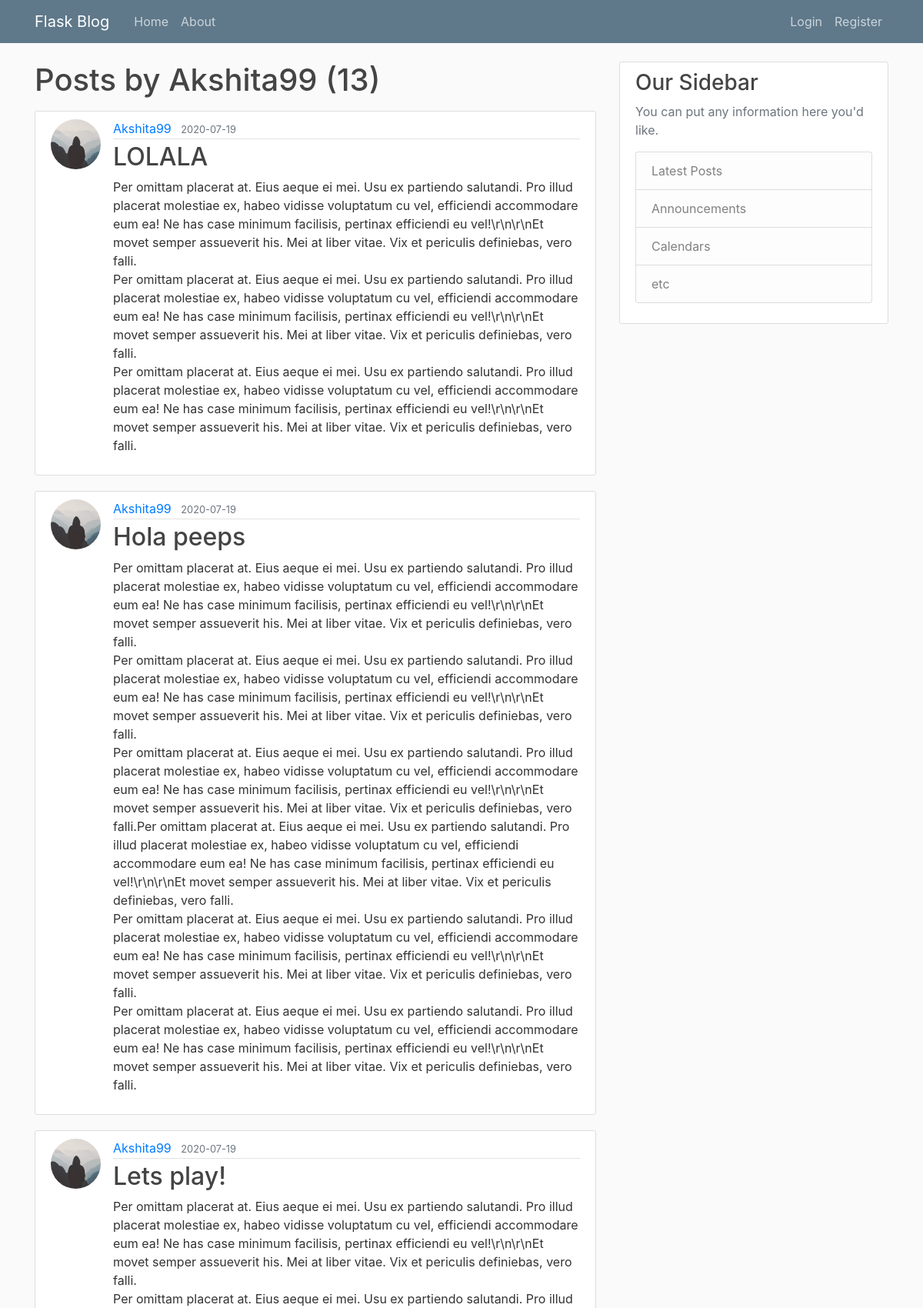
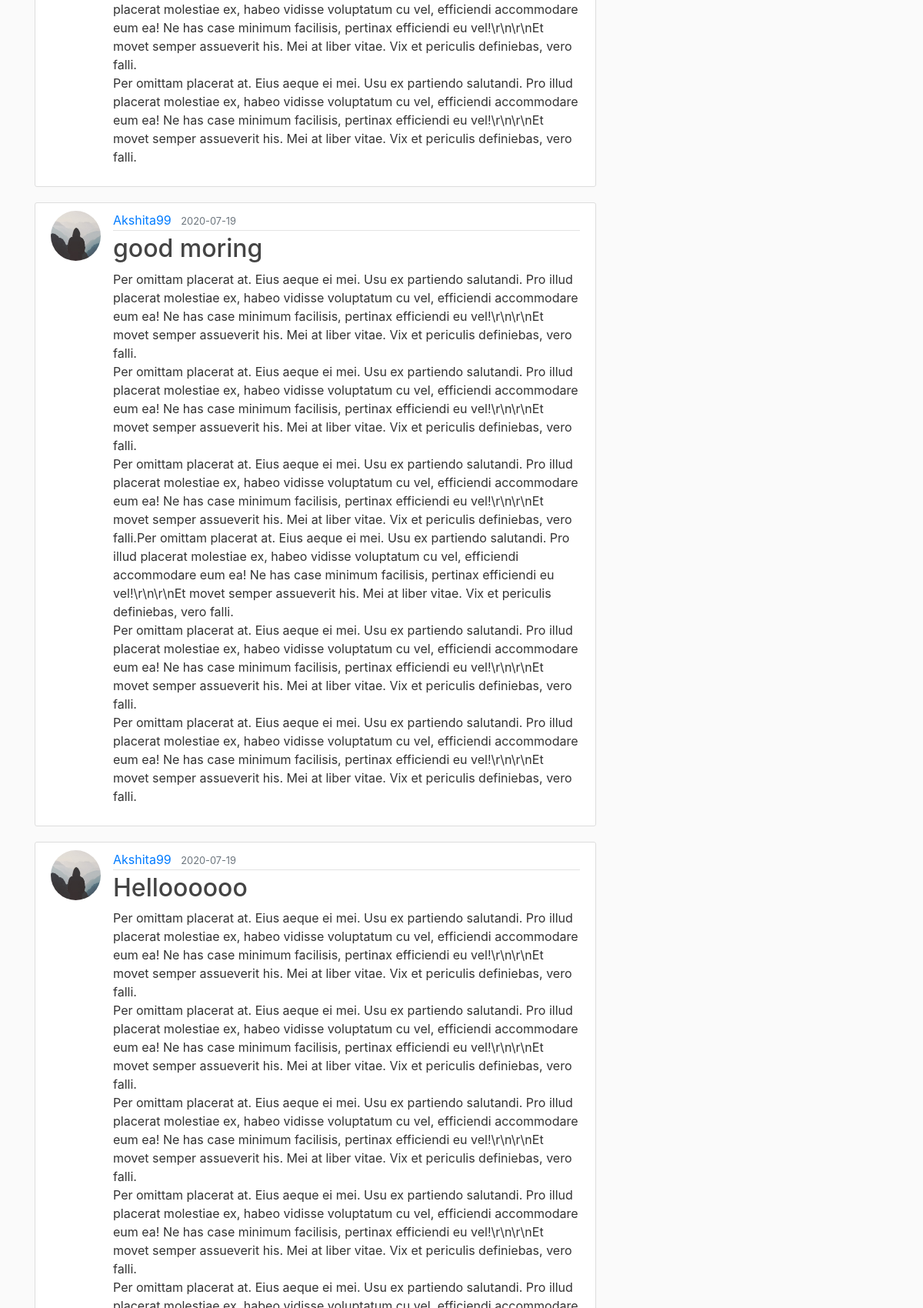
The app's page /user/Akshita99 (upper part) with its own data (2 pictures, top to bottom).
### flaskblog/models.py (models this page shows, shortened)
class User(db.Model, UserMixin):
    id = db.Column(db.Integer, primary_key=True)
    username = db.Column(db.String(20), unique=True, nullable=False)
    email = db.Column(db.String(120), unique=True, nullable=False)
    image_file = db.Column(db.String(20), nullable=False, default='default.jpg')
    password = db.Column(db.String(60), nullable=False)
    posts = db.relationship('Post', backref='author', lazy=True)

class Post(db.Model):
    id = db.Column(db.Integer, primary_key=True)
    title = db.Column(db.String(100), nullable=False)
    date_posted = db.Column(db.DateTime, nullable=False, default=datetime.utcnow)
    content = db.Column(db.Text, nullable=False)
    user_id = db.Column(db.Integer, db.ForeignKey('user.id'), nullable=False)

### flaskblog/users/routes.py (the view)
@users.route("/user/<string:username>")
def user_posts(username):
    page = request.args.get('page', 1, type=int)
    user = User.query.filter_by(username=username).first_or_404()
    posts = Post.query.filter_by(author=user)\
        .order_by(Post.date_posted.desc())\
        .paginate(page=page, per_page=5)
    return render_template('user_posts.html', posts=posts, user=user)

### flaskblog/templates/user_posts.html (shortened to what this page needs)
{% extends "layout.html" %}
{% block content %}
    <h1 class="mb-3">Posts by {{ user.username }} ({{ posts.total }})</h1>
    {% for post in posts.items %}
        <article class="media content-section">
          <img class="rounded-circle article-img" src="{{ url_for('static', filename='profile_pics/' + post.author.image_file) }}">
          <div class="media-body">
            <div class="article-metadata">
              <a class="mr-2" href="{{ url_for('users.user_posts', username=post.author.username) }}">{{ post.author.username }}</a>
              <small class="text-muted">{{ post.date_posted.strftime('%Y-%m-%d') }}</small>
            </div>
            <h2><a class="article-title" href="{{ url_for('posts.post', post_id=post.id) }}">{{ post.title }}</a></h2>
            <p class="article-content">{{ post.content }}</p>
          </div>
        </article>
    {% endfor %}
{% endblock content %}

### flaskblog/static/main.css (style rules this page uses)
body { background: #fafafa; color: #333333; margin-top: 5rem; }
h1, h2, h3, h4, h5, h6 { color: #444444; }
.content-section { background: #ffffff; padding: 10px 20px; border: 1px solid #dddddd; border-radius: 3px; margin-bottom: 20px; }
.article-title { color: #444444; }
.article-content { white-space: pre-line; }
.article-img { height: 65px; width: 65px; margin-right: 16px; }
.article-metadata { padding-bottom: 1px; margin-bottom: 4px; border-bottom: 1px solid #e3e3e3 }

### records on screen
User: username "Akshita99"
Post: image_file (placeholder picture), author.username "Akshita99", date_posted "2020-07-19", title "LOLALA", content "Per omittam placerat at. Eius aeque ei mei. Usu ex partiendo salutandi. Pro illud placerat molestiae ex, habeo vidisse voluptatum cu vel, efficiendi accommodare eum ea! Ne has case minimum facilisis, pertinax efficiendi eu vel!\\r\\n\\r\\nEt movet semper assueverit his. Mei at liber vitae. Vix et periculis definiebas, vero falli. Per omittam placerat at. Eius aeque ei mei. Usu ex partiendo salutandi. Pro illud placerat molestiae ex, habeo vidisse voluptatum cu vel, efficiendi accommodare eum ea! Ne has case minimum facilisis, pertinax efficiendi eu vel!\\r\\n\\r\\nEt movet semper assueverit his. Mei at liber vitae. Vix et periculis definiebas, vero falli. Per omittam placerat at. Eius aeque ei mei.…"
Post: image_file (placeholder picture), author.username "Akshita99", date_posted "2020-07-19", title "Hola peeps", content "Per omittam placerat at. Eius aeque ei mei. Usu ex partiendo salutandi. Pro illud placerat molestiae ex, habeo vidisse voluptatum cu vel, efficiendi accommodare eum ea! Ne has case minimum facilisis, pertinax efficiendi eu vel!\\r\\n\\r\\nEt movet semper assueverit his. Mei at liber vitae. Vix et periculis definiebas, vero falli. Per omittam placerat at. Eius aeque ei mei. Usu ex partiendo salutandi. Pro illud placerat molestiae ex, habeo vidisse voluptatum cu vel, efficiendi accommodare eum ea! Ne has case minimum facilisis, pertinax efficiendi eu vel!\\r\\n\\r\\nEt movet semper assueverit his. Mei at liber vitae. Vix et periculis definiebas, vero falli. Per omittam placerat at. Eius aeque ei mei.…"
Post: image_file (placeholder picture), author.username "Akshita99", date_posted "2020-07-19", title "Lets play!", content "Per omittam placerat at. Eius aeque ei mei. Usu ex partiendo salutandi. Pro illud placerat molestiae ex, habeo vidisse voluptatum cu vel, efficiendi accommodare eum ea! Ne has case minimum facilisis, pertinax efficiendi eu vel!\\r\\n\\r\\nEt movet semper assueverit his. Mei at liber vitae. Vix et periculis definiebas, vero falli. Per omittam placerat at. Eius aeque ei mei. Usu ex partiendo salutandi. Pro illud placerat molestiae ex, habeo vidisse voluptatum cu vel, efficiendi accommodare eum ea! Ne has case minimum facilisis, pertinax efficiendi eu vel!\\r\\n\\r\\nEt movet semper assueverit his. Mei at liber vitae. Vix et periculis definiebas, vero falli. Per omittam placerat at. Eius aeque ei mei.…"
Post: image_file (placeholder picture), author.username "Akshita99", date_posted "2020-07-19", title "good moring", content "Per omittam placerat at. Eius aeque ei mei. Usu ex partiendo salutandi. Pro illud placerat molestiae ex, habeo vidisse voluptatum cu vel, efficiendi accommodare eum ea! Ne has case minimum facilisis, pertinax efficiendi eu vel!\\r\\n\\r\\nEt movet semper assueverit his. Mei at liber vitae. Vix et periculis definiebas, vero falli. Per omittam placerat at. Eius aeque ei mei. Usu ex partiendo salutandi. Pro illud placerat molestiae ex, habeo vidisse voluptatum cu vel, efficiendi accommodare eum ea! Ne has case minimum facilisis, pertinax efficiendi eu vel!\\r\\n\\r\\nEt movet semper assueverit his. Mei at liber vitae. Vix et periculis definiebas, vero falli. Per omittam placerat at. Eius aeque ei mei.…"
Post: image_file (placeholder picture), author.username "Akshita99", date_posted "2020-07-19", title "Helloooooo"

### other values on screen
{{ posts.total }} "13"
